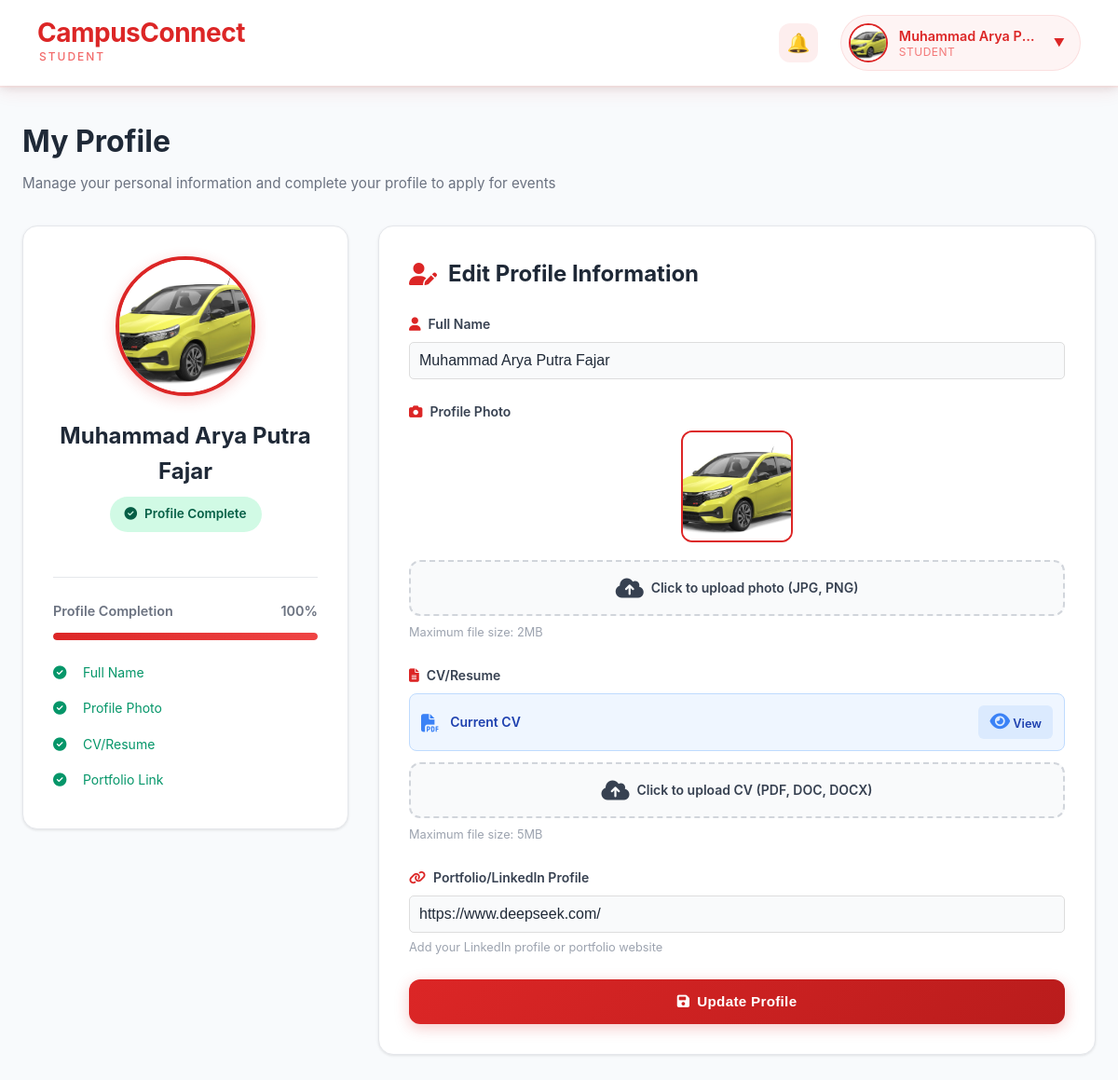
/dashboard/student/profile.php (signed in), run on the app's committed database.
### tables this page shows
CREATE TABLE `students` (
  `id` int(11) NOT NULL,
  `user_id` int(11) DEFAULT NULL,
  `full_name` varchar(100) DEFAULT NULL,
  `photo` varchar(255) DEFAULT NULL,
  `cv` varchar(255) DEFAULT NULL,
  `portfolio` text DEFAULT NULL,
  `is_profile_complete` tinyint(1) DEFAULT 0
);

### dashboard/student/profile.php (the view, shortened to what this page needs)
<?php
include '../../includes/config.php';
$sql = "SELECT * FROM students WHERE user_id = ?";
$stmt = $pdo->prepare($sql);
$stmt->execute([$_SESSION['user_id']]);
$student = $stmt->fetch();
$completion_fields = [
    'full_name' => isset($student['full_name']) && $student['full_name'],
    'photo' => isset($student['photo']) && $student['photo'],
    'cv' => isset($student['cv']) && $student['cv'],
    'portfolio' => isset($student['portfolio']) && $student['portfolio']
];
$completed = count(array_filter($completion_fields));
$total = count($completion_fields);
$completion_percentage = ($completed / $total) * 100;
?>
<!DOCTYPE html>
<html lang="id">
<head>
    <link rel="stylesheet" href="../../assets/css/style.css">
    <link rel="stylesheet" href="https://cdnjs.cloudflare.com/ajax/libs/font-awesome/6.4.0/css/all.min.css">
</head>
<body>
    <?php include '../../includes/header_student.php'; ?>
    <div class="container">
        <div class="page-header">
            <h1>My Profile</h1>
            <p>Manage your personal information and complete your profile to apply for events</p>
        </div>
        <div class="profile-grid">
            <div class="profile-card">
                <div class="profile-photo-wrapper">
                    <?php if(isset($student['photo']) && $student['photo']): ?>
                        <img src="../../<?= $student['photo'] ?>" alt="Profile Photo" class="profile-photo">
                    <?php else: ?>
                        <div class="profile-photo-placeholder">
                            <i class="fas fa-user"></i>
                        </div>
                    <?php endif; ?>
                </div>
                <h3 class="profile-name">
                    <?= htmlspecialchars($student['full_name'] ?? 'Complete Your Profile') ?>
                </h3>
                <?php if($student && $student['is_profile_complete']): ?>
                    <div class="profile-status status-complete">
                        <i class="fas fa-check-circle"></i>
                        Profile Complete
                    </div>
                <?php endif; ?>
                <div class="progress-section">
                    <div class="progress-header">
                        <span>Profile Completion</span>
                        <span class="progress-percentage"><?= round($completion_percentage) ?>%</span>
                    </div>
                    <div class="progress-bar">
                        <div class="progress-fill" style="width: <?= $completion_percentage ?>%"></div>
                    </div>
                    <div class="progress-items">
                        <div class="progress-item <?= $completion_fields['full_name'] ? 'completed' : '' ?>">
                            <i class="<?= $completion_fields['full_name'] ? 'fas fa-check-circle' : 'far fa-circle' ?>"></i>
                            <span>Full Name</span>
                        </div>
                        <div class="progress-item <?= $completion_fields['photo'] ? 'completed' : '' ?>">
                            <i class="<?= $completion_fields['photo'] ? 'fas fa-check-circle' : 'far fa-circle' ?>"></i>
                            <span>Profile Photo</span>
                        </div>
                        <div class="progress-item <?= $completion_fields['cv'] ? 'completed' : '' ?>">
                            <i class="<?= $completion_fields['cv'] ? 'fas fa-check-circle' : 'far fa-circle' ?>"></i>
                            <span>CV/Resume</span>
                        </div>
                        <div class="progress-item <?= $completion_fields['portfolio'] ? 'completed' : '' ?>">
                            <i class="<?= $completion_fields['portfolio'] ? 'fas fa-check-circle' : 'far fa-circle' ?>"></i>
                            <span>Portfolio Link</span>
                        </div>
                    </div>
                </div>
            </div>
            <div class="form-card">
                <h2>
                    <i class="fas fa-user-edit"></i>
                    Edit Profile Information
                </h2>
                <form method="POST" enctype="multipart/form-data">
                    <div class="form-group">
                        <label for="full_name">
                            <i class="fas fa-user label-icon"></i>
                            Full Name
                        </label>
                        <input
                            type="text"
                            id="full_name"
                            name="full_name"
                            class="form-control"
                            value="<?= htmlspecialchars($student['full_name'] ?? '') ?>"
                            placeholder="Enter your full name"
                            required
                        >
                    </div>
                    <div class="form-group">
                        <label>
                            <i class="fas fa-camera label-icon"></i>
                            Profile Photo
                        </label>
                        <?php if(isset($student['photo']) && $student['photo']): ?>
                        <div class="current-photo">
                            <img src="../../<?= $student['photo'] ?>" alt="Current Photo">
                        </div>
                        <?php endif; ?>
                        <div class="file-upload-wrapper">
                            <label for="photo" class="file-upload-label">
                                <i class="fas fa-cloud-upload-alt"></i>
                                <span>Click to upload photo (JPG, PNG)</span>
                            </label>
                        </div>
                        <div class="form-hint">Maximum file size: 2MB</div>
                    </div>
                    <div class="form-group">
                        <label>
                            <i class="fas fa-file-alt label-icon"></i>
                            CV/Resume
                        </label>
                        <?php if(isset($student['cv']) && $student['cv']): ?>
                        <div class="current-file">
                            <i class="fas fa-file-pdf"></i>
                            <div class="current-file-info">
                                <div class="current-file-name">Current CV</div>
                            </div>
                            <div class="current-file-actions">
                                <a href="../../<?= $student['cv'] ?>" target="_blank" class="file-action-btn btn-view">
                                    <i class="fas fa-eye"></i> View
                                </a>
                            </div>
                        </div>
                        <?php endif; ?>
                        <div class="file-upload-wrapper">
                            <label for="cv" class="file-upload-label">
                                <i class="fas fa-cloud-upload-alt"></i>
                                <span>Click to upload CV (PDF, DOC, DOCX)</span>
                            </label>
                        </div>
                        <div class="form-hint">Maximum file size: 5MB</div>
                    </div>
                    <div class="form-group">
                        <label for="portfolio">
                            <i class="fas fa-link label-icon"></i>
                            Portfolio/LinkedIn Profile
                        </label>
                        <input
                            type="url"
                            id="portfolio"
                            name="portfolio"
                            class="form-control"
                            value="<?= htmlspecialchars($student['portfolio'] ?? '') ?>"
                            placeholder="https://linkedin.com/in/yourprofile"
                        >
                        <div class="form-hint">Add your LinkedIn profile or portfolio website</div>
                    </div>
                    <button type="submit" name="update_profile" class="btn-primary">
                        <i class="fas fa-save"></i>
                        Update Profile
                    </button>
                </form>
            </div>
        </div>
    </div>
</body>
</html>

### includes/header_student.php (shortened to what this page needs)
<?php
$sql = "SELECT * FROM students WHERE user_id = ?";
$stmt = $pdo->prepare($sql);
$stmt->execute([$_SESSION['user_id']]);
$student = $stmt->fetch();
?>
<header>
    <nav>
        <div class="nav-brand">
            <div class="brand-title">CampusConnect</div>
            <div class="brand-subtitle">Student</div>
        </div>
        <div class="nav-menu">
            <div class="nav-item">
                <a href="notifications.php" class="notification-bell">
                    🔔
                </a>
            </div>
            <div class="nav-item">
                <div class="user-profile">
                    <img src="../../<?= $student['photo'] ?? 'assets/images/default.svg' ?>"
                         class="avatar" alt="Avatar">
                    <div class="user-info">
                        <div class="user-name"><?= htmlspecialchars($student['full_name'] ?? 'Student') ?></div>
                        <div class="user-role">Student</div>
                    </div>
                    <span class="dropdown-arrow">▼</span>
                </div>
            </div>
        </div>
    </nav>
</header>

### assets/css/style.css (style rules this page uses)
* { margin: 0; padding: 0; box-sizing: border-box; }
body { font-family: 'Segoe UI', Tahoma, Geneva, Verdana, sans-serif; line-height: 1.6; background-color: #f8f9fa; }
.container { max-width: 1200px; margin: 0 auto; padding: 20px; }
.form-group { margin-bottom: 20px; }
.form-group label { display: block; margin-bottom: 5px; font-weight: bold; }
.form-group input, .form-group select, .form-group textarea { width: 100%; padding: 10px; border: 1px solid #ddd; border-radius: 5px; font-size: 16px; }
nav { display: flex; justify-content: space-between; align-items: center; padding: 15px 20px; background: white; box-shadow: 0 2px 10px rgba(0,0,0,0.1); }
.nav-menu { display: flex; align-items: center; gap: 20px; }
.nav-item { position: relative; display: flex; align-items: center; gap: 10px; cursor: pointer; }
.avatar { width: 40px; height: 40px; border-radius: 50%; object-fit: cover; }
.notification-bell { position: relative; font-size: 1.5rem; cursor: pointer; }
.notification-bell { position: relative; text-decoration: none; font-size: 1.5rem; display: inline-block; }
.notification-bell { position: relative; text-decoration: none; font-size: 1.5rem; display: inline-block; padding: 5px; }
.btn-primary { background: #007bff; color: white; }

### includes/header_student.php (style rules this page uses)
header { background: #ffffff; box-shadow: 0 2px 20px rgba(220, 38, 38, 0.1); position: sticky; top: 0; z-index: 1000; border-bottom: 2px solid rgba(220, 38, 38, 0.1); }
header nav { display: flex; justify-content: space-between; align-items: center; padding: 1rem 2.5rem; max-width: 1400px; margin: 0 auto; }
.nav-brand { display: flex; flex-direction: column; gap: 2px; }
.brand-title { font-size: 1.75rem; font-weight: 700; color: #dc2626; letter-spacing: -0.5px; line-height: 1; }
.brand-subtitle { font-size: 0.75rem; font-weight: 500; color: #ef4444; letter-spacing: 2px; text-transform: uppercase; margin-left: 2px; opacity: 0.8; }
.nav-menu { display: flex; align-items: center; gap: 1.5rem; }
.nav-item { position: relative; display: flex; align-items: center; }
.notification-bell { position: relative; display: flex; align-items: center; justify-content: center; width: 42px; height: 42px; background: rgba(220, 38, 38, 0.08); border-radius: 12px; font-size: 1.25rem; transition: all 0.3s ease; text-decoration: none; }
.user-profile { display: flex; align-items: center; gap: 12px; padding: 8px 16px 8px 8px; background: rgba(220, 38, 38, 0.05); border-radius: 50px; cursor: pointer; transition: all 0.3s ease; border: 1px solid rgba(220, 38, 38, 0.1); }
.avatar { width: 42px; height: 42px; border-radius: 50%; object-fit: cover; border: 2px solid #dc2626; transition: all 0.3s ease; flex-shrink: 0; }
.user-info { display: flex; flex-direction: column; gap: 2px; min-width: 0; }
.user-name { font-weight: 600; font-size: 0.9rem; color: #dc2626; line-height: 1.2; white-space: nowrap; overflow: hidden; text-overflow: ellipsis; max-width: 150px; }
.user-role { font-size: 0.75rem; color: #ef4444; opacity: 0.7; line-height: 1; text-transform: uppercase; letter-spacing: 0.5px; }
.dropdown-arrow { color: #dc2626; font-size: 0.75rem; margin-left: 4px; transition: transform 0.3s ease; }

### data on the page
students: photo (picture), full_name "Muhammad Arya P…", full_name "Muhammad Arya Putra Fajar", portfolio "https://www.deepseek.com/"

### other printed values
$completion_percentage "100"
